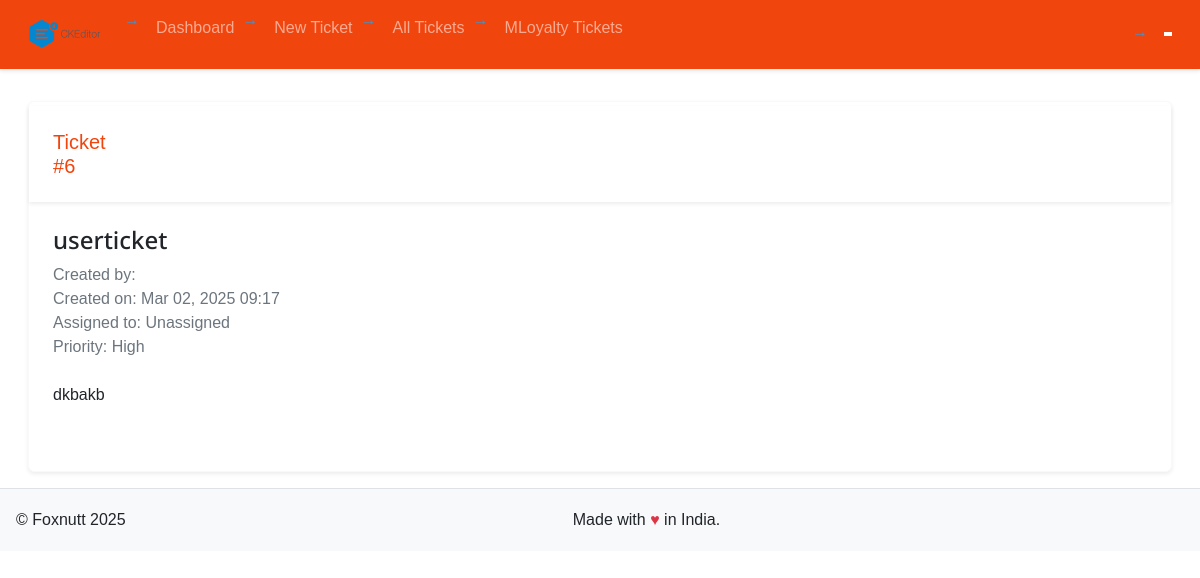
/ticket/6/ (signed in), run on the app's committed database.
### tracker/models.py (models this page shows, shortened)
class Ticket(models.Model):
    STATUS_ACTIVE = 1
    STATUS_CLOSED = 2
    STATUS_PENDING = 3
    STATUS_CHOICES = [
        (STATUS_ACTIVE, 'Active'),
        (STATUS_CLOSED, 'Closed'),
        (STATUS_PENDING, 'Pending'),
    ]
    id = models.AutoField(primary_key=True)
    subject = models.CharField(max_length=200)
    description = models.TextField()
    created_by = models.ForeignKey(UserDetail, on_delete=models.CASCADE, related_name='created_tickets')
    assigned_to = models.ForeignKey(UserDetail, on_delete=models.SET_NULL, null=True, related_name='assigned_tickets')
    created_at = models.DateTimeField(auto_now_add=True)
    updated_at = models.DateTimeField(auto_now=True)
    status = models.PositiveSmallIntegerField(
        choices=STATUS_CHOICES,
        default=STATUS_ACTIVE
    )
    closed_at = models.DateTimeField(null=True, blank=True)
    closed_by = models.ForeignKey(
        UserDetail,
        on_delete=models.SET_NULL,
        null=True,
        blank=True,
        related_name='closed_tickets'
    )
    priority = models.ForeignKey(Priority, on_delete=models.SET_NULL, null=True)
    brand = models.CharField(max_length=100, blank=True, null=True)
    class Meta:
        ordering = ['-created_at']  # Default ordering by creation date, newest first
        indexes = [
            models.Index(fields=['-created_at']),  # Add index for better performance
        ]

class Priority(models.Model):
    name = models.CharField(max_length=50, unique=True)
    def __str__(self):
        return self.name
    class Meta:
        verbose_name_plural = "Priorities"

### tracker/views.py (the view)
# urls.py: path('ticket/<int:ticket_id>/', views.view_ticket, name='view_ticket'),
@login_required_with_message  # Remove role_required decorator for now
def view_ticket(request, ticket_id):
    ticket = get_object_or_404(Ticket, id=ticket_id)
    context = {
        'ticket': ticket,
        'priority_name': ticket.priority.name if ticket.priority else 'Not Set'
    }
    return render(request, 'tickets/view_ticket.html', context)

### tracker/templates/tickets/view_ticket.html (shortened to what this page needs)
{% extends 'shared/base_dashboard.html' %}
{% load static %}
{% block main_content %}
<div class="card border-light shadow-sm pb-3 m-3">
    <div class="top_section mt-1 d-flex shadow-sm align-items-start justify-content-between">
        <div class="p-4 h5 m-0 text-primary">Ticket #{{ ticket.id }}</div>
        <div class="p-4 d-flex align-items-center gap-3">
            <span class="badge bg-{{ ticket.get_status_display|lower }}">{{ ticket.get_status_display }}</span>
        </div>
    </div>
    <div class="ticket-details p-4">
        <div id="viewMode">
            <div class="ticket-info">
                <h4>{{ ticket.subject }}</h4>
                <div class="ticket-meta mb-3">
                    <div>Created by: {{ ticket.created_by.username }}</div>
                    <div>Created on: {{ ticket.created_at|date:"M d, Y H:i" }}</div>
                    <div>Assigned to: {{ ticket.assigned_to.username|default:"Unassigned" }}</div>
                    <div>Priority: {{ ticket.priority }}</div>
                </div>
            </div>
            <div class="ticket-description mb-4">
                {{ ticket.description|safe }}
            </div>
        </div>
    </div>
</div>
{% endblock %}

### tracker/static/assets/css/style.css (style rules this page uses)
html, body { min-height: 100%; }
body { margin: 0; font-family: 'Noto Sans', sans-serif; font-size: 14px; }
h1, h2, h3, h4, h5, h6 { font-family: 'Noto Sans', sans-serif; }
.main_bg { background: #fff; }

### tracker/static/css/dashboard.css (style rules this page uses)
.card { transition: transform 0.2s ease, box-shadow 0.2s ease; border: none; border-radius: 15px; }
.d-flex { display: flex !important; width: 100%; }

### tracker/templates/tickets/view_ticket.html (style rules this page uses)
.ticket-info { margin-bottom: 1.5rem; }
.ticket-meta { color: #6c757d; }

### data on the page
Ticket: id "6", subject "userticket", created_at "Mar 02, 2025 09:17", assigned_to.username "Unassigned", priority "High", description "dkbakb"
